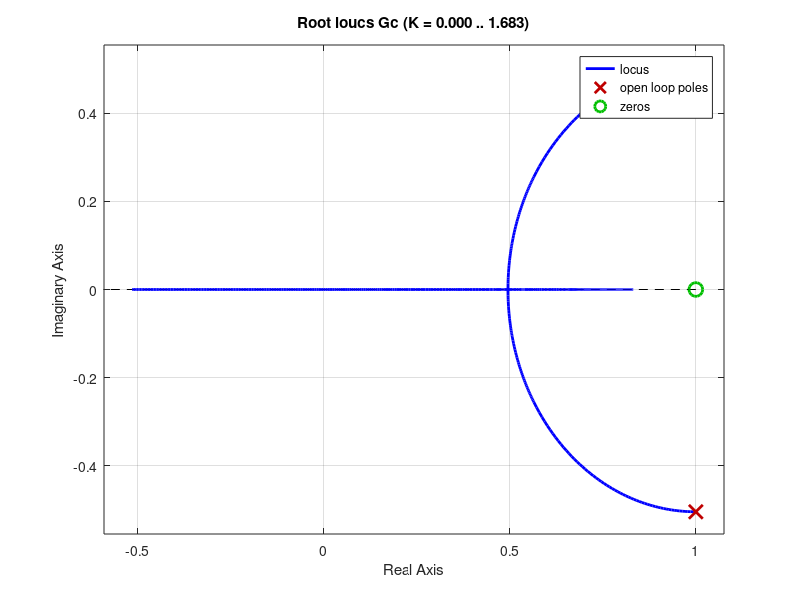

This chart was generated by the following MATLAB code:
z=tf([1 0],[1],0.1)

Ga=(z+1)/(z^2-2.255*z+1)

rlocus(Ga)

%% - 

z=tf([1 0],[1],0.1)

Gb=(z+1)/(z^2-1.215*z-0.04)

rlocus(Gb)

%% - 

z=tf([1 0],[1],0.1)

Gc=(z-1)/(z^2-2*z+1.255)

rlocus(Gc)




